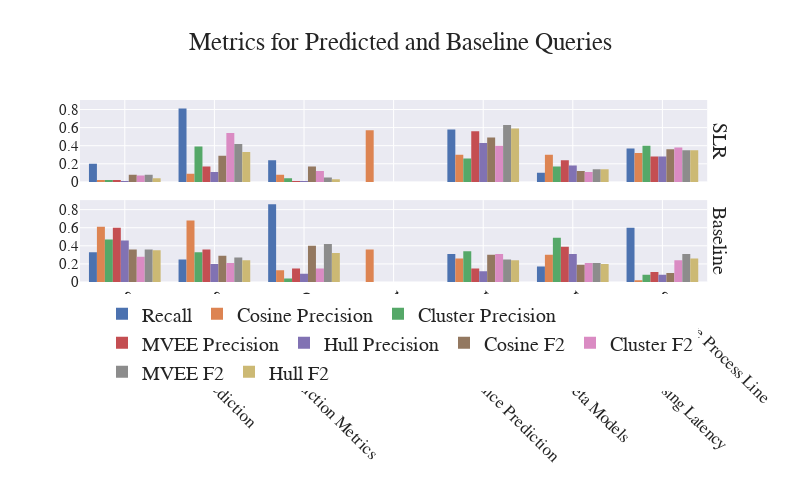

Source (notebook cell):
### Code cell
fig = px.histogram(plt_df, x="Topic", y=["Recall",
                                        "Cosine Precision", "Cluster Precision", "MVEE Precision", "Hull Precision",
                                        "Cosine F2","Cluster F2", "MVEE F2", "Hull F2"
                                                    ],
                    title="Metrics for Predicted and Baseline Queries", barmode="group",
                   facet_row="Index", facet_row_spacing=0.1)

fig.for_each_trace(lambda t: t.update(x=t.x[::-1], y=t.y[::-1]))
fig.for_each_annotation(lambda a: a.update(text=a.text.split("=")[-1], font_size=20))
fig.for_each_annotation(lambda a: a.update(text=a.text.split("=")[-1], font_size=20))
fig.update_layout(yaxis1_dtick=0.2, yaxis2_dtick=0.2, yaxis2_title="",
                   **PLOT_CONFIGS)
fig.update_layout(yaxis1_tickfont_size=15, yaxis2_tickfont_size=15, xaxis_tickfont_size=17)
# fig.write_image("LitQEval-report/pics/all-metrics-2.pdf", width=1300, height=800)
fig.show()

### Figure 1 — Plotly figure (JSON) as saved in the notebook; plotly's stock layout.template omitted (floating-point values rounded to 4 significant figures)
{"data": [{"alignmentgroup": "True", "bingroup": "x", "histfunc": "sum", "hovertemplate": "variable=Recall<br>Index=SLR<br>Topic=%{x}<br>sum of value=%{y}<extra></extra>", "legendgroup": "Recall", "marker": {"color": "rgb(76,114,176)", "pattern": {"shape": ""}}, "name": "Recall", "offsetgroup": "Recall", "orientation": "v", "showlegend": true, "type": "histogram", "x": ["Software Defect Prediction", "Software Fault Prediction Metrics", "Cloud Migration", "Multicore Performance Prediction", "Business Process Meta Models", "Data Stream Processing Latency", "Software Process Line"], "xaxis": "x2", "y": [0.2, 0.81, 0.24, 0, 0.58, 0.1, 0.37], "yaxis": "y2"}, {"alignmentgroup": "True", "bingroup": "x", "histfunc": "sum", "hovertemplate": "variable=Recall<br>Index=Baseline<br>Topic=%{x}<br>sum of value=%{y}<extra></extra>", "legendgroup": "Recall", "marker": {"color": "rgb(76,114,176)", "pattern": {"shape": ""}}, "name": "Recall", "offsetgroup": "Recall", "orientation": "v", "showlegend": false, "type": "histogram", "x": ["Software Defect Prediction", "Software Fault Prediction Metrics", "Cloud Migration", "Multicore Performance Prediction", "Business Process Meta Models", "Data Stream Processing Latency", "Software Process Line"], "xaxis": "x", "y": [0.33, 0.25, 0.86, 0, 0.31, 0.17, 0.6], "yaxis": "y"}, {"alignmentgroup": "True", "bingroup": "x", "histfunc": "sum", "hovertemplate": "variable=Cosine Precision<br>Index=SLR<br>Topic=%{x}<br>sum of value=%{y}<extra></extra>", "legendgroup": "Cosine Precision", "marker": {"color": "rgb(221,132,82)", "pattern": {"shape": ""}}, "name": "Cosine Precision", "offsetgroup": "Cosine Precision", "orientation": "v", "showlegend": true, "type": "histogram", "x": ["Software Defect Prediction", "Software Fault Prediction Metrics", "Cloud Migration", "Multicore Performance Prediction", "Business Process Meta Models", "Data Stream Processing Latency", "Software Process Line"], "xaxis": "x2", "y": [0.02, 0.09, 0.08, 0.57, 0.3, 0.3, 0.32], "yaxis": "y2"}, {"alignmentgroup": "True", "bingroup": "x", "histfunc": "sum", "hovertemplate": "variable=Cosine Precision<br>Index=Baseline<br>Topic=%{x}<br>sum of value=%{y}<extra></extra>", "legendgroup": "Cosine Precision", "marker": {"color": "rgb(221,132,82)", "pattern": {"shape": ""}}, "name": "Cosine Precision", "offsetgroup": "Cosine Precision", "orientation": "v", "showlegend": false, "type": "histogram", "x": ["Software Defect Prediction", "Software Fault Prediction Metrics", "Cloud Migration", "Multicore Performance Prediction", "Business Process Meta Models", "Data Stream Processing Latency", "Software Process Line"], "xaxis": "x", "y": [0.61, 0.68, 0.13, 0.36, 0.26, 0.3, 0.02], "yaxis": "y"}, {"alignmentgroup": "True", "bingroup": "x", "histfunc": "sum", "hovertemplate": "variable=Cluster Precision<br>Index=SLR<br>Topic=%{x}<br>sum of value=%{y}<extra></extra>", "legendgroup": "Cluster Precision", "marker": {"color": "rgb(85,168,104)", "pattern": {"shape": ""}}, "name": "Cluster Precision", "offsetgroup": "Cluster Precision", "orientation": "v", "showlegend": true, "type": "histogram", "x": ["Software Defect Prediction", "Software Fault Prediction Metrics", "Cloud Migration", "Multicore Performance Prediction", "Business Process Meta Models", "Data Stream Processing Latency", "Software Process Line"], "xaxis": "x2", "y": [0.02, 0.39, 0.04, 0, 0.26, 0.17, 0.4], "yaxis": "y2"}, {"alignmentgroup": "True", "bingroup": "x", "histfunc": "sum", "hovertemplate": "variable=Cluster Precision<br>Index=Baseline<br>Topic=%{x}<br>sum of value=%{y}<extra></extra>", "legendgroup": "Cluster Precision", "marker": {"color": "rgb(85,168,104)", "pattern": {"shape": ""}}, "name": "Cluster Precision", "offsetgroup": "Cluster Precision", "orientation": "v", "showlegend": false, "type": "histogram", "x": ["Software Defect Prediction", "Software Fault Prediction Metrics", "Cloud Migration", "Multicore Performance Prediction", "Business Process Meta Models", "Data Stream Processing Latency", "Software Process Line"], "xaxis": "x", "y": [0.47, 0.33, 0.04, 0, 0.34, 0.49, 0.08], "yaxis": "y"}, {"alignmentgroup": "True", "bingroup": "x", "histfunc": "sum", "hovertemplate": "variable=MVEE Precision<br>Index=SLR<br>Topic=%{x}<br>sum of value=%{y}<extra></extra>", "legendgroup": "MVEE Precision", "marker": {"color": "rgb(196,78,82)", "pattern": {"shape": ""}}, "name": "MVEE Precision", "offsetgroup": "MVEE Precision", "orientation": "v", "showlegend": true, "type": "histogram", "x": ["Software Defect Prediction", "Software Fault Prediction Metrics", "Cloud Migration", "Multicore Performance Prediction", "Business Process Meta Models", "Data Stream Processing Latency", "Software Process Line"], "xaxis": "x2", "y": [0.02, 0.17, 0.01, 0, 0.56, 0.24, 0.28], "yaxis": "y2"}, {"alignmentgroup": "True", "bingroup": "x", "histfunc": "sum", "hovertemplate": "variable=MVEE Precision<br>Index=Baseline<br>Topic=%{x}<br>sum of value=%{y}<extra></extra>", "legendgroup": "MVEE Precision", "marker": {"color": "rgb(196,78,82)", "pattern": {"shape": ""}}, "name": "MVEE Precision", "offsetgroup": "MVEE Precision", "orientation": "v", "showlegend": false, "type": "histogram", "x": ["Software Defect Prediction", "Software Fault Prediction Metrics", "Cloud Migration", "Multicore Performance Prediction", "Business Process Meta Models", "Data Stream Processing Latency", "Software Process Line"], "xaxis": "x", "y": [0.6, 0.36, 0.15, 0, 0.15, 0.39, 0.11], "yaxis": "y"}, {"alignmentgroup": "True", "bingroup": "x", "histfunc": "sum", "hovertemplate": "variable=Hull Precision<br>Index=SLR<br>Topic=%{x}<br>sum of value=%{y}<extra></extra>", "legendgroup": "Hull Precision", "marker": {"color": "rgb(129,114,179)", "pattern": {"shape": ""}}, "name": "Hull Precision", "offsetgroup": "Hull Precision", "orientation": "v", "showlegend": true, "type": "histogram", "x": ["Software Defect Prediction", "Software Fault Prediction Metrics", "Cloud Migration", "Multicore Performance Prediction", "Business Process Meta Models", "Data Stream Processing Latency", "Software Process Line"], "xaxis": "x2", "y": [0.01, 0.11, 0.01, 0, 0.43, 0.18, 0.28], "yaxis": "y2"}, {"alignmentgroup": "True", "bingroup": "x", "histfunc": "sum", "hovertemplate": "variable=Hull Precision<br>Index=Baseline<br>Topic=%{x}<br>sum of value=%{y}<extra></extra>", "legendgroup": "Hull Precision", "marker": {"color": "rgb(129,114,179)", "pattern": {"shape": ""}}, "name": "Hull Precision", "offsetgroup": "Hull Precision", "orientation": "v", "showlegend": false, "type": "histogram", "x": ["Software Defect Prediction", "Software Fault Prediction Metrics", "Cloud Migration", "Multicore Performance Prediction", "Business Process Meta Models", "Data Stream Processing Latency", "Software Process Line"], "xaxis": "x", "y": [0.46, 0.2, 0.09, 0, 0.12, 0.31, 0.08], "yaxis": "y"}, {"alignmentgroup": "True", "bingroup": "x", "histfunc": "sum", "hovertemplate": "variable=Cosine F2<br>Index=SLR<br>Topic=%{x}<br>sum of value=%{y}<extra></extra>", "legendgroup": "Cosine F2", "marker": {"color": "rgb(147,120,96)", "pattern": {"shape": ""}}, "name": "Cosine F2", "offsetgroup": "Cosine F2", "orientation": "v", "showlegend": true, "type": "histogram", "x": ["Software Defect Prediction", "Software Fault Prediction Metrics", "Cloud Migration", "Multicore Performance Prediction", "Business Process Meta Models", "Data Stream Processing Latency", "Software Process Line"], "xaxis": "x2", "y": [0.08, 0.29, 0.17, 0, 0.49, 0.12, 0.36], "yaxis": "y2"}, {"alignmentgroup": "True", "bingroup": "x", "histfunc": "sum", "hovertemplate": "variable=Cosine F2<br>Index=Baseline<br>Topic=%{x}<br>sum of value=%{y}<extra></extra>", "legendgroup": "Cosine F2", "marker": {"color": "rgb(147,120,96)", "pattern": {"shape": ""}}, "name": "Cosine F2", "offsetgroup": "Cosine F2", "orientation": "v", "showlegend": false, "type": "histogram", "x": ["Software Defect Prediction", "Software Fault Prediction Metrics", "Cloud Migration", "Multicore Performance Prediction", "Business Process Meta Models", "Data Stream Processing Latency", "Software Process Line"], "xaxis": "x", "y": [0.36, 0.29, 0.4, 0, 0.3, 0.19, 0.1], "yaxis": "y"}, {"alignmentgroup": "True", "bingroup": "x", "histfunc": "sum", "hovertemplate": "variable=Cluster F2<br>Index=SLR<br>Topic=%{x}<br>sum of value=%{y}<extra></extra>", "legendgroup": "Cluster F2", "marker": {"color": "rgb(218,139,195)", "pattern": {"shape": ""}}, "name": "Cluster F2", "offsetgroup": "Cluster F2", "orientation": "v", "showlegend": true, "type": "histogram", "x": ["Software Defect Prediction", "Software Fault Prediction Metrics", "Cloud Migration", "Multicore Performance Prediction", "Business Process Meta Models", "Data Stream Processing Latency", "Software Process Line"], "xaxis": "x2", "y": [0.07, 0.54, 0.12, 0, 0.4, 0.11, 0.38], "yaxis": "y2"}, {"alignmentgroup": "True", "bingroup": "x", "histfunc": "sum", "hovertemplate": "variable=Cluster F2<br>Index=Baseline<br>Topic=%{x}<br>sum of value=%{y}<extra></extra>", "legendgroup": "Cluster F2", "marker": {"color": "rgb(218,139,195)", "pattern": {"shape": ""}}, "name": "Cluster F2", "offsetgroup": "Cluster F2", "orientation": "v", "showlegend": false, "type": "histogram", "x": ["Software Defect Prediction", "Software Fault Prediction Metrics", "Cloud Migration", "Multicore Performance Prediction", "Business Process Meta Models", "Data Stream Processing Latency", "Software Process Line"], "xaxis": "x", "y": [0.28, 0.21, 0.15, 0, 0.31, 0.21, 0.24], "yaxis": "y"}, {"alignmentgroup": "True", "bingroup": "x", "histfunc": "sum", "hovertemplate": "variable=MVEE F2<br>Index=SLR<br>Topic=%{x}<br>sum of value=%{y}<extra></extra>", "legendgroup": "MVEE F2", "marker": {"color": "rgb(140,140,140)", "pattern": {"shape": ""}}, "name": "MVEE F2", "offsetgroup": "MVEE F2", "orientation": "v", "showlegend": true, "type": "histogram", "x": ["Software Defect Prediction", "Software Fault Prediction Metrics", "Cloud Migration", "Multicore Performance Prediction", "Business Process Meta Models", "Data Stream Processing Latency", "Software Process Line"], "xaxis": "x2", "y": [0.08, 0.42, 0.05, 0, 0.63, 0.14, 0.35], "yaxis": "y2"}, {"alignmentgroup": "True", "bingroup": "x", "histfunc": "sum", "hovertemplate": "variable=MVEE F2<br>Index=Baseline<br>Topic=%{x}<br>sum of value=%{y}<extra></extra>", "legendgroup": "MVEE F2", "marker": {"color": "rgb(140,140,140)", "pattern": {"shape": ""}}, "name": "MVEE F2", "offsetgroup": "MVEE F2", "orientation": "v", "showlegend": false, "type": "histogram", "x": ["Software Defect Prediction", "Software Fault Prediction Metrics", "Cloud Migration", "Multicore Performance Prediction", "Business Process Meta Models", "Data Stream Processing Latency", "Software Process Line"], "xaxis": "x", "y": [0.36, 0.27, 0.42, 0, 0.25, 0.21, 0.31], "yaxis": "y"}, {"alignmentgroup": "True", "bingroup": "x", "histfunc": "sum", "hovertemplate": "variable=Hull F2<br>Index=SLR<br>Topic=%{x}<br>sum of value=%{y}<extra></extra>", "legendgroup": "Hull F2", "marker": {"color": "rgb(204,185,116)", "pattern": {"shape": ""}}, "name": "Hull F2", "offsetgroup": "Hull F2", "orientation": "v", "showlegend": true, "type": "histogram", "x": ["Software Defect Prediction", "Software Fault Prediction Metrics", "Cloud Migration", "Multicore Performance Prediction", "Business Process Meta Models", "Data Stream Processing Latency", "Software Process Line"], "xaxis": "x2", "y": [0.04, 0.33, 0.03, 0, 0.59, 0.14, 0.35], "yaxis": "y2"}, {"alignmentgroup": "True", "bingroup": "x", "histfunc": "sum", "hovertemplate": "variable=Hull F2<br>Index=Baseline<br>Topic=%{x}<br>sum of value=%{y}<extra></extra>", "legendgroup": "Hull F2", "marker": {"color": "rgb(204,185,116)", "pattern": {"shape": ""}}, "name": "Hull F2", "offsetgroup": "Hull F2", "orientation": "v", "showlegend": false, "type": "histogram", "x": ["Software Defect Prediction", "Software Fault Prediction Metrics", "Cloud Migration", "Multicore Performance Prediction", "Business Process Meta Models", "Data Stream Processing Latency", "Software Process Line"], "xaxis": "x", "y": [0.35, 0.24, 0.32, 0, 0.24, 0.2, 0.26], "yaxis": "y"}], "layout": {"annotations": [{"font": {"size": 20}, "showarrow": false, "text": "Baseline", "textangle": 90, "x": 0.98, "xanchor": "left", "xref": "paper", "y": 0.225, "yanchor": "middle", "yref": "paper"}, {"font": {"size": 20}, "showarrow": false, "text": "SLR", "textangle": 90, "x": 0.98, "xanchor": "left", "xref": "paper", "y": 0.775, "yanchor": "middle", "yref": "paper"}], "barmode": "group", "font": {"family": "Modern Computer"}, "height": 500, "legend": {"font": {"size": 20}, "orientation": "h", "title": {"text": ""}, "tracegroupgap": 0, "x": 0.5, "xanchor": "center", "y": -0.6, "yanchor": "bottom"}, "showlegend": true, "title": {"font": {"family": "Modern Computer", "size": 25}, "text": "Metrics for Predicted and Baseline Queries", "x": 0.5}, "width": 800, "xaxis": {"anchor": "y", "domain": [0, 0.98], "tickangle": 45, "tickfont": {"size": 17}, "title": {"font": {"size": 12}, "text": ""}}, "xaxis2": {"anchor": "y2", "domain": [0, 0.98], "matches": "x", "showticklabels": false}, "yaxis": {"anchor": "x", "domain": [0, 0.45], "dtick": 0.2, "tickfont": {"size": 15}, "title": {"font": {"size": 12}, "text": ""}}, "yaxis2": {"anchor": "x2", "domain": [0.55, 1], "dtick": 0.2, "matches": "y", "tickfont": {"size": 15}, "title": {"text": ""}}}}
